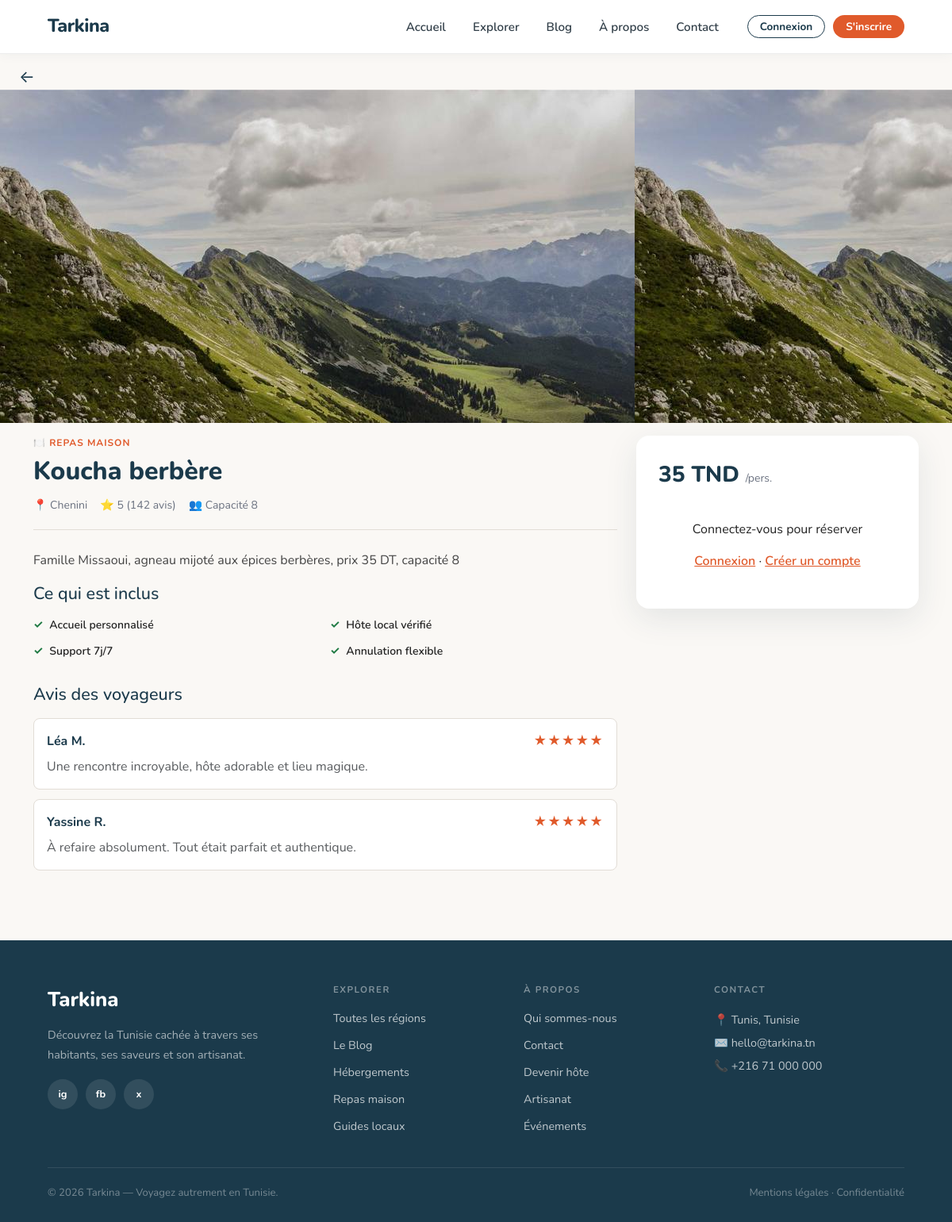
Page /repas.php?id=11 on the committed database.
### tables this page shows
CREATE TABLE `repas` (
  `id` int(10) UNSIGNED NOT NULL,
  `titre` varchar(255) NOT NULL,
  `localisation` varchar(255) NOT NULL,
  `prix` decimal(10,2) NOT NULL DEFAULT 0.00,
  `description` text DEFAULT NULL,
  `capacite` int(11) NOT NULL DEFAULT 1,
  `date_debut` date DEFAULT NULL,
  `date_fin` date DEFAULT NULL,
  `inclus` text DEFAULT NULL,
  `photo_principale` varchar(500) DEFAULT NULL,
  `photos_sec` text DEFAULT NULL,
  `statut` varchar(30) NOT NULL DEFAULT 'brouillon',
  `created_at` timestamp NOT NULL DEFAULT current_timestamp(),
  `updated_at` timestamp NOT NULL DEFAULT current_timestamp() ON UPDATE current_timestamp(),
  `region_id` int(10) UNSIGNED DEFAULT NULL
);

### includes/service_helpers.php (called while the page is built, shortened)
<?php
function service_fetch_item($conn, $table, $id)
{
    $allowed = ['hebergement', 'repas', 'guide', 'evenement', 'artisanat'];
    $sql = "SELECT t.*, r.id AS region_id, r.nom AS region_nom
            FROM `$table` t
            LEFT JOIN region r ON t.region_id = r.id
            WHERE t.id = ? LIMIT 1";
    $stmt = mysqli_prepare($conn, $sql);
    mysqli_stmt_bind_param($stmt, 'i', $id);
    mysqli_stmt_execute($stmt);
    $result = mysqli_stmt_get_result($stmt);
    $row = mysqli_fetch_assoc($result);
    return $row ?: null;
}
function service_photo_url($path, $fallback = '')
{
    return 'uploads/' . ltrim($path, '/');
}
function service_main_photo($item, $fallback = '')
{
    if (!empty($item['photo_principale'])) {
        return service_photo_url($item['photo_principale'], $fallback);
    }
    return service_photo_url('', $fallback);
}
function service_localisation($item)
{
    if (!empty($item['localisation'])) {
        return $item['localisation'];
    }
    return 'Tunisie';
}
function service_default_inclus()
{
    return [
        'Accueil personnalisé',
        'Hôte local vérifié',
        'Support 7j/7',
        'Annulation flexible',
    ];
}
function service_placeholder_reviews()
{
    return [
        ['name' => 'Léa M.', 'text' => 'Une rencontre incroyable, hôte adorable et lieu magique.'],
        ['name' => 'Yassine R.', 'text' => 'À refaire absolument. Tout était parfait et authentique.'],
    ];
}

### repas.php (the view, shortened to what this page needs)
<?php
require_once __DIR__ . '/db.php';
require_once __DIR__ . '/includes/service_helpers.php';
mysqli_set_charset($conn, 'utf8mb4');
$id = isset($_GET['id']) ? (int) $_GET['id'] : 0;
$item = service_fetch_item($conn, 'repas', $id);
$mainPhoto = service_main_photo($item, 'https://images.unsplash.com/photo-1546069901-ba9599a7e63c?w=1200&q=80');
$prix = (float) ($item['prix'] ?? 0);
$capacite = max(1, (int) ($item['capacite'] ?? 6));
$photos = [$mainPhoto, $mainPhoto, $mainPhoto];
$inclus = service_default_inclus();
$reviews = service_placeholder_reviews();
$desc = trim((string) ($item['description'] ?? 'Savourez un repas maison préparé par une famille locale.'));
?>
<!DOCTYPE html>
<html lang="fr">
<head>
  <link rel="stylesheet" href="https://cdn.jsdelivr.net/npm/bootstrap@5.3.0/dist/css/bootstrap.min.css">
  <link rel="stylesheet" href="https://cdn.jsdelivr.net/npm/flatpickr/dist/flatpickr.min.css">
  <link rel="stylesheet" href="assets/css/service-page.css">
</head>
<body class="service-page">
<?php include __DIR__ . '/navbar.php'; ?>
<button onclick="history.back()"
  style="background:none;border:none;cursor:pointer;font-size:1.3rem;
  color:#1B3A4B;padding:14px 0 0 24px;display:flex;align-items:center;gap:6px;"
  onmouseover="this.style.color='#E05A2B'"
  onmouseout="this.style.color='#1B3A4B'">
  &#8592;
</button>
<div class="service-gallery-asym">
  <div class="col-a"><img src="<?= htmlspecialchars($photos[0]) ?>" alt=""></div>
  <div class="col-b"><img src="<?= htmlspecialchars($photos[1]) ?>" alt=""></div>
</div>
<div class="container py-3">
  <div class="row g-4">
    <div class="col-lg-8">
      <div class="service-cat">🍽️ REPAS MAISON</div>
      <h1 class="service-title"><?= htmlspecialchars($item['titre']) ?></h1>
      <div class="service-meta">
        <span>📍 <?= htmlspecialchars(service_localisation($item)) ?></span>
        <span>⭐ 5 (142 avis)</span>
        <span>👥 Capacité <?= $capacite ?></span>
      </div>
      <p class="service-desc"><?= nl2br(htmlspecialchars($desc)) ?></p>
      <div class="service-section"><h3>Ce qui est inclus</h3><div class="inclus-grid"><?php foreach ($inclus as $i): ?><div class="inclus-item"><span class="check">✓</span> <?= htmlspecialchars($i) ?></div><?php endforeach; ?></div></div>
      <div class="service-section"><h3>Avis des voyageurs</h3>
        <?php foreach ($reviews as $r): ?><div class="review-card"><div class="review-head"><span class="review-name"><?= htmlspecialchars($r['name']) ?></span><span class="review-stars">★★★★★</span></div><p class="mb-0 text-muted"><?= htmlspecialchars($r['text']) ?></p></div><?php endforeach; ?>
      </div>
    </div>
    <div class="col-lg-4">
      <div class="booking-card">
        <div class="booking-price"><?= number_format($prix, 0) ?> TND <small>/pers.</small></div>
        <?php if (empty($_SESSION['user_id'])): ?>
          <div class="login-prompt"><p>Connectez-vous pour réserver</p><a href="login.php">Connexion</a> · <a href="register.php">Créer un compte</a></div>
        <?php endif; ?>
      </div>
    </div>
  </div>
</div>
<?php include __DIR__ . '/footer.php'; ?>
</body>
</html>

### assets/css/service-page.css (style rules this page uses)
:root { --primary: #E05A2B; --navy: #1B3A4B; --light-bg: #FAF8F5; --border: #E2DDD6; --muted: #6B7280; }
body.service-page { font-family: 'Lato', sans-serif; background: var(--light-bg); color: #222; }
.service-gallery-asym { display: flex; height: 420px; overflow: hidden; }
.service-gallery-asym .col-a { flex: 0 0 40%; }
.service-gallery-asym .col-b { flex: 0 0 30%; }
.service-cat { font-size: 12px; font-weight: 700; letter-spacing: 0.08em; text-transform: uppercase; color: var(--primary); margin-bottom: 8px; }
.service-title { font-family: 'Playfair Display', serif; font-size: 2rem; font-weight: 800; color: var(--navy); margin-bottom: 12px; }
.service-meta { display: flex; flex-wrap: wrap; gap: 16px; color: var(--muted); font-size: 14px; margin-bottom: 24px; padding-bottom: 20px; border-bottom: 1px solid var(--border); }
.service-desc { color: #444; line-height: 1.75; margin-bottom: 16px; white-space: pre-wrap; }
.service-section h3 { font-family: 'Playfair Display', serif; font-size: 1.35rem; color: var(--navy); margin-bottom: 16px; }
.inclus-grid { display: grid; grid-template-columns: 1fr 1fr; gap: 12px; margin-bottom: 32px; }
.inclus-item { display: flex; align-items: center; gap: 8px; font-size: 14px; font-weight: 600; }
.inclus-item .check { color: #1f7a43; font-weight: 700; }
.review-card { background: #fff; border: 1px solid var(--border); border-radius: 8px; padding: 16px; margin-bottom: 12px; }
.review-head { display: flex; justify-content: space-between; align-items: center; margin-bottom: 8px; }
.review-name { font-weight: 700; color: var(--navy); }
.review-stars { color: var(--primary); letter-spacing: 1px; }
.booking-card { background: #fff; border-radius: 16px; box-shadow: 0 12px 40px rgba(27, 58, 75, 0.1); padding: 28px; position: sticky; top: 90px; }
.booking-price { font-size: 1.75rem; font-weight: 800; color: var(--navy); margin-bottom: 16px; }
.booking-price small { font-size: 14px; font-weight: 400; color: var(--muted); }
.login-prompt { text-align: center; padding: 20px 0; }
.login-prompt a { color: var(--primary); font-weight: 600; }

### assets/css/typography.css (style rules this page uses)
body, h1, h2, h3, h4, h5, h6, p, a, span, li, ul, ol, label, button, input, select, textarea, small, strong, b, em, td, th, blockquote, figcaption, div, section, article, aside, header, footer, nav { font-family: 'Nunito', 'Segoe UI', system-ui, -apple-system, sans-serif !important; }

### rows in the picture
repas: photo_principale (picture), titre "Koucha berbère", localisation "Chenini", capacite "8", description "Famille Missaoui, agneau mijoté aux épices berbères, prix 35 DT, capacité 8", prix "35"

### other values in the picture
$i "Accueil personnalisé"
$i "Hôte local vérifié"
$i "Support 7j/7"
$i "Annulation flexible"
$r['name'] "Léa M."
$r['text'] "Une rencontre incroyable, hôte adorable et lieu magique."
$r['name'] "Yassine R."
$r['text'] "À refaire absolument. Tout était parfait et authentique."
